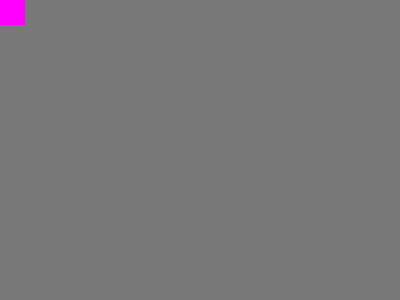
Frame 1 (no input)
Frame 60 (the mouse pressed at the canvas centre just before this capture): identical to frame 1, image omitted
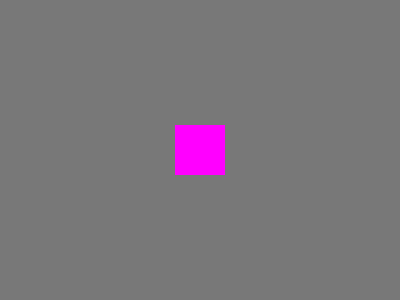
Frame 120 (the mouse held since frame 60 and released just before this capture)

The Processing sketch that drew these frames (run headless with seeded random() and noise(); from frame 60 on, the mouse is pressed at the canvas centre):

// Processing sketch: s0204mouseAndConcatenation
// ── s0204mouseAndConcatenation.pde
void setup() {
  size( 400, 300 );
  smooth();
}

void draw() {
  background (120);
  noStroke();
  fill (255, 0, 255);
  rectMode(CENTER);
  rect (mouseX, mouseY, 50, 50);

  println ("mouseX position is: " + mouseX);
  println ("mouseY position is: " + mouseY);
}
